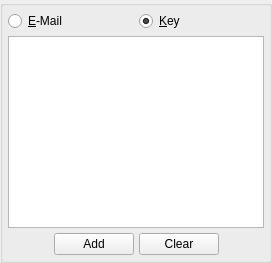
                      <widget class="QGroupBox" name="add_participant_groupbox">
                       <layout class="QVBoxLayout" name="verticalLayout_22">
                        <property name="spacing">
                         <number>5</number>
                        </property>
                        <property name="leftMargin">
                         <number>5</number>
                        </property>
                        <property name="topMargin">
                         <number>5</number>
                        </property>
                        <property name="rightMargin">
                         <number>5</number>
                        </property>
                        <property name="bottomMargin">
                         <number>5</number>
                        </property>
                        <item>
                         <layout class="QHBoxLayout" name="horizontalLayout_30">
                          <property name="spacing">
                           <number>5</number>
                          </property>
                          <item>
                           <widget class="QRadioButton" name="addFriendEmail">
                            <property name="text">
                             <string>&amp;E-Mail</string>
                            </property>
                           </widget>
                          </item>
                          <item>
                           <widget class="QRadioButton" name="addFriendPublicKeyRadio">
                            <property name="text">
                             <string>&amp;Key</string>
                            </property>
                            <property name="checked">
                             <bool>true</bool>
                            </property>
                           </widget>
                          </item>
                         </layout>
                        </item>
                        <item>
                         <widget class="QTextEdit" name="friendInformation">
                          <property name="font">
                           <font>
                            <family>Monospace</family>
                           </font>
                          </property>
                          <property name="tabChangesFocus">
                           <bool>true</bool>
                          </property>
                         </widget>
                        </item>
                        <item>
                         <layout class="QHBoxLayout" name="horizontalLayout_21">
                          <property name="spacing">
                           <number>5</number>
                          </property>
                          <item>
                           <spacer name="horizontalSpacer_8">
                            <property name="orientation">
                             <enum>Qt::Horizontal</enum>
                            </property>
                            <property name="sizeHint" stdset="0">
                             <size>
                              <width>40</width>
                              <height>20</height>
                             </size>
                            </property>
                           </spacer>
                          </item>
                          <item>
                           <widget class="QPushButton" name="addFriend">
                            <property name="text">
                             <string>Add</string>
                            </property>
                           </widget>
                          </item>
                          <item>
                           <widget class="QPushButton" name="clearFriend">
                            <property name="text">
                             <string>Clear</string>
                            </property>
                           </widget>
                          </item>
                          <item>
                           <spacer name="horizontalSpacer_19">
                            <property name="orientation">
                             <enum>Qt::Horizontal</enum>
                            </property>
                            <property name="sizeHint" stdset="0">
                             <size>
                              <width>40</width>
                              <height>20</height>
                             </size>
                            </property>
                           </spacer>
                          </item>
                         </layout>
                        </item>
                       </layout>
                      </widget>
